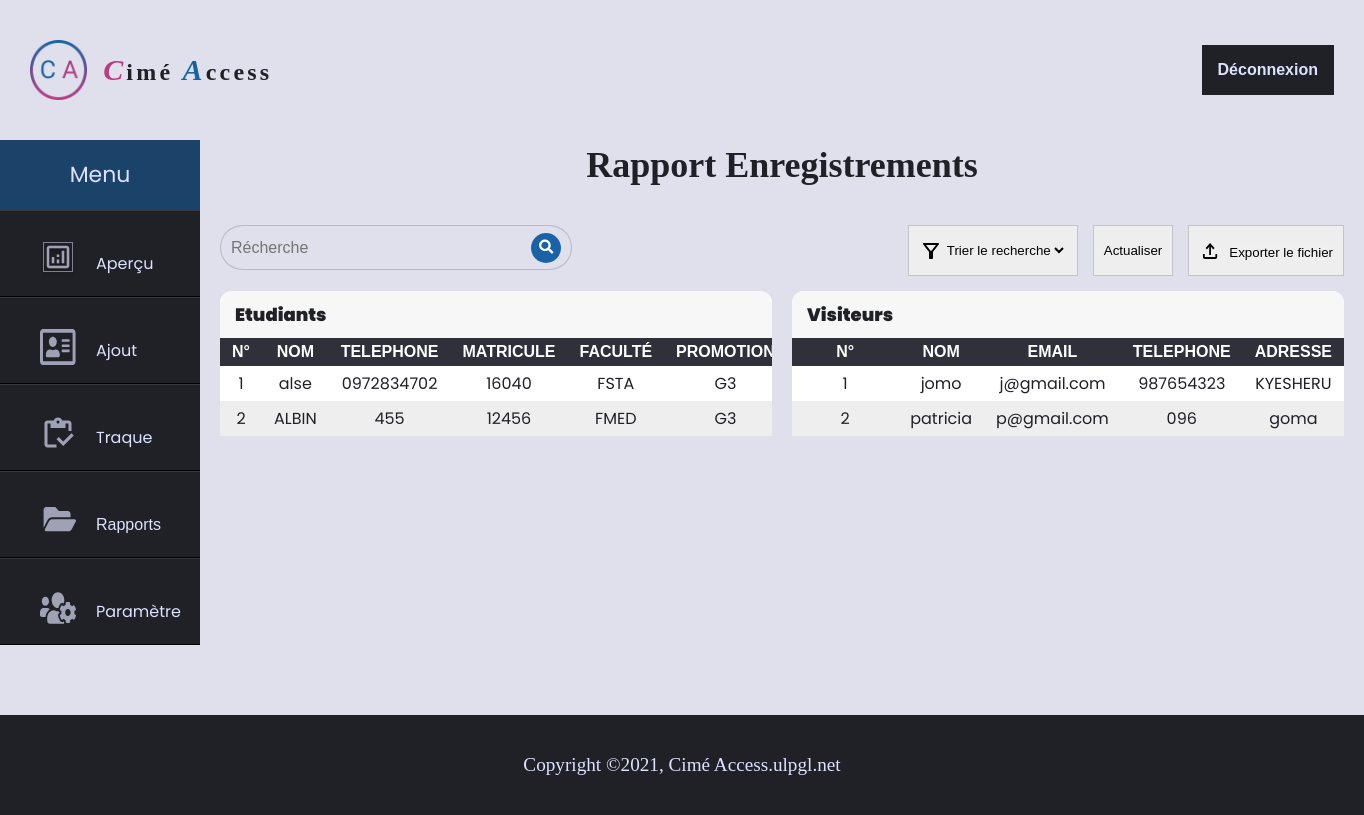
Before: /reportEnregistrement.php with the older database file.
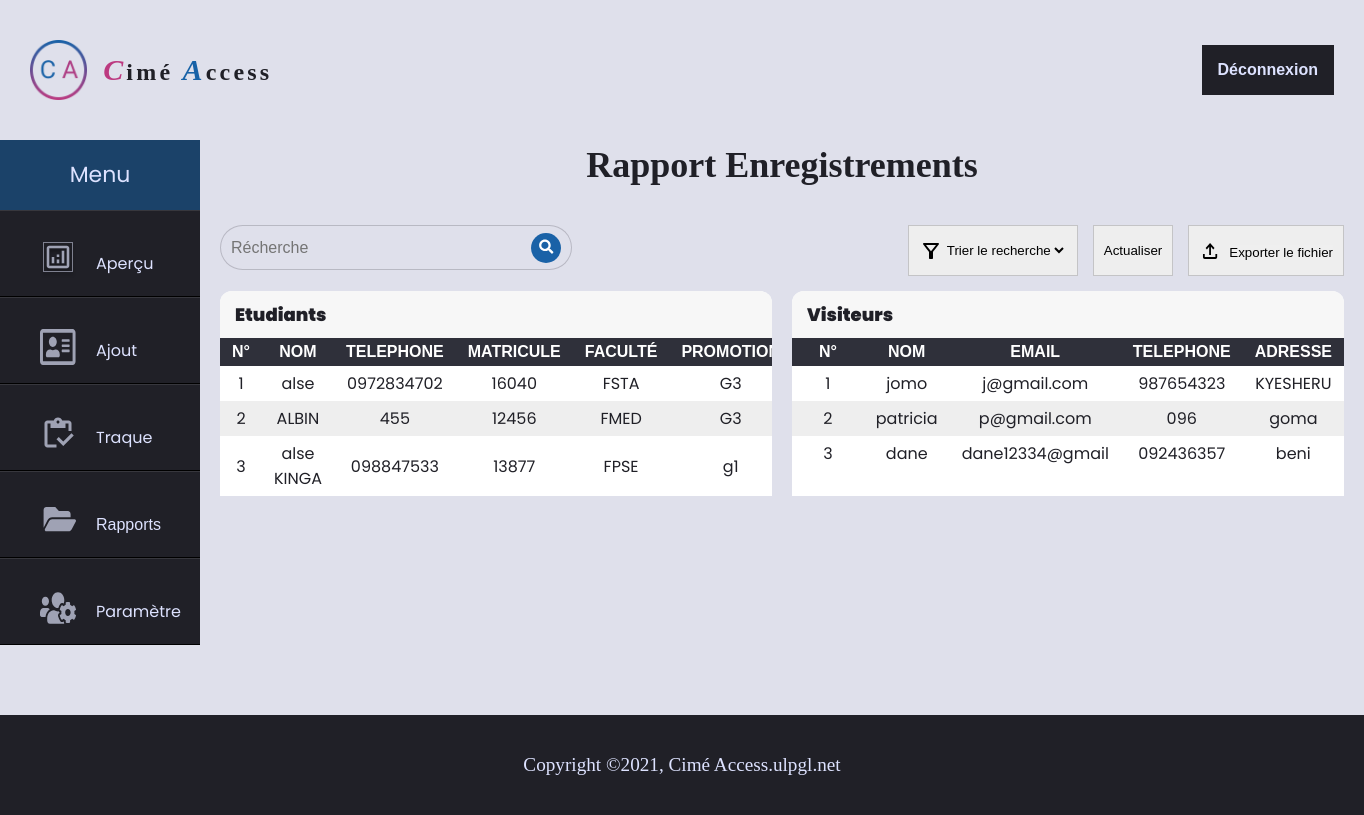
After: the same page with the newer database file.
### tables this page shows
CREATE TABLE `register_student` (
  `studentId` int(11) NOT NULL,
  `studentName` varchar(128) NOT NULL,
  `studentEmail` varchar(128) NOT NULL,
  `telephone` varchar(128) NOT NULL,
  `matricule` varchar(128) NOT NULL,
  `faculty` varchar(128) NOT NULL,
  `promotion` varchar(128) NOT NULL
);

CREATE TABLE `register_guest` (
  `guestId` int(11) NOT NULL,
  `guestName` varchar(128) NOT NULL,
  `guestEmail` varchar(128) NOT NULL,
  `telephone` varchar(128) NOT NULL,
  `Adresse` varchar(128) NOT NULL
);

### reportEnregistrement.php (the view, shortened to what this page needs)
<!DOCTYPE html>
<?php
    include_once 'backend/db.php';
    $token = null;
    $query= null;
?>
<html lang="en">
<head>
    <link rel="stylesheet" href="css/styles.css">
    <link rel="stylesheet" href="css/report.css">
    <link rel="stylesheet" href="css/menu.css">
</head>
<body class="main-contents">
    <header class="main-header">
        <a href="/" class="logo">
            <img src="img/logo.png">
            <div class="logo-text"><i class="a">C</i>imé <i class="b">A</i>ccess</div>
        </a>
        <nav class="main-nav">
            <button class="deconect menu"><a href="index.php">Déconnexion</a></button>
        </nav>
    </header>
    <main class="main">
        <?php
            include_once 'layout/menu.php';
        ?>
        <section class="center_box">
            <h1 class="title">Rapport Enregistrements</h1>
            <div class="contentContainer">
                <div class="content_header">
                    <form method = 'GET'>
                        <div class="search_bar">
                            <input type="text" class="search_txt" name="search" placeholder="Récherche">
                            <button type="submit" class="search_box"><i><img src="img/icon/search.svg" class="search" alt="icon"></i></button>
                        </div>
                        <div class="headerBotton">
                            <div class="btn1">
                                <img src="img/icon/filter.svg" alt="icon">
                                <select name='table'>
                                    <option value="#">Trier le recherche</option>
                                </select>
                        </div>
                    </form>
                    <div class="right_header_btn">
                        <button name="actualise" class="btn1" type="report.php">Actualiser</button>
                        <div class="btn1">
                            <img src="img/icon/export.svg" class="icon" alt="icon">
                            <a href="backend/exporterSaveStudent.php">
                            <button name="export" type="button" >Exporter le fichier</button></a>
                        </div>
                    </div>
                </div>
                <div class="main_content">
                    <div class="table">
                        <h3 class="table_title">Etudiants</h3>
                        <table class="table_data">
                            <tr>
                            <th>N°</th>
                        <th>Nom</th>
                        <th>telephone</th>
                        <th>Matricule</th>
                        <th>Faculté</th>
                        <th>Promotion</th>
                            </tr>
                            <?php
                                    if($token != 1){
                                        $query2 = "SELECT * FROM `register_student` ORDER BY studentId ";
                                        $query_run2= mysqli_query( $conn,$query2);
                                    }elseif($token == 1) {
                                        $query_run2= mysqli_query( $conn, $query);
                                    }
                                if(mysqli_num_rows($query_run2)>0){
                                    $id=0;
                                    foreach($query_run2 as $items1){
                                        $id++;
                            ?>
                                        <tr>
                                    <td> <?php echo  $id ;?> </td>
                                    <td> <?php echo $items1 ['studentName']  ;?> </td>
                                    <td> <?php echo $items1 ['telephone'] ; ?> </td>
                                    <td> <?php echo $items1 ['matricule'] ;?> </td>
                                    <td> <?php echo $items1 ['faculty']  ;?> </td>
                                    <td> <?php echo $items1 ['promotion']  ;?> </td>
                                </tr>
                                <?php
                                    }
                                }
                                ?>
                        </table>
                    </div>
                    <div class="table">
                        <h3 class="table_title">Visiteurs</h3>
                        <table class="table_data">
                            <tr>
                                <th>N°</th>
                                <th>Nom</th>
                                <th>email</th>
                                <th>telephone</th>
                                <th>adresse</th>
                            </tr>
                            <?php
                                        if($token != 2){
                                            $query1 = "SELECT * FROM `register_guest` ORDER BY guestId ";
                                            $query_run1= mysqli_query( $conn, $query1);
                                        }elseif($token == 2) {
                                            $query_run1= mysqli_query( $conn, $query);
                                        }
                                    if(mysqli_num_rows($query_run1)>0){
                                        $id=0;
                                        foreach($query_run1 as $items1){
                                            $id++;
                                    ?>
                                            <tr>
                                        <td> <?php echo  $id;?> </td>
                                        <td> <?php echo $items1 ['guestName']  ;?> </td>
                                        <td> <?php echo $items1 ['guestEmail']  ;?> </td>
                                        <td> <?php echo $items1 ['telephone']  ;?> </td>
                                        <td> <?php echo $items1 ['Adresse'] ; ?> </td>
                                    </tr>
                                    <?php
                                        }
                                    }
                                    ?>
                        </table>
                    </div>
                </div>
            </div>
        </section>
    </main>
    <?php
        include_once 'layout/footer.php';
    ?>
</body>
</html>

### layout/menu.php (shortened to what this page needs)
<div class="menu">
    <header class="menu_title">Menu</header>
    <ul>
        <li><i><img src="img/icon/analytics.svg" alt="icon"></i><a href="admin.php">Aperçu</a></li>
        <li><i><img src="img/icon/register.svg" alt="icon"></i><a href="studentRegister.php">Ajout</a></li>
        <li><i><img src="img/icon/traque.svg" alt="icon"></i><a href="traque.php">Traque</a></li>
        <li class="dropdown" data-dropdown>
            <i><img src="img/icon/folder.svg"alt="icon"></i>
            <button class="bntDropdown" data-dropdown-button>Rapports</button>
        </li>
        <li><i><img src="img/icon/settings.svg" alt="icon"></i><a href="parameter.php">Paramètre</a></li>
    </ul>
</div>

### layout/footer.php (shortened to what this page needs)
<footer class="footer">
    <p> Copyright &#xa9;2021, Cimé Access.ulpgl.net</p>
</footer>

### css/styles.css (style rules this page uses)
*, *::before, *::after { box-sizing: border-box; text-decoration: none; outline: none; border:none; transition: all .2s linear; }
html { overflow-x: hidden; }
body { padding: 0; margin: 0; background-color: #dfe0ebb0; font-family: Poppins, sans-serif; font-size: 1.2rem; color: #202027; min-height: 100vh; }
button a { text-decoration: none; color: #DDE2FF; }
.logo { display: flex; align-items: center; font-size: 1.25em; color: inherit; text-decoration: none; }
.logo img { height: 60px; height: 60px; }
.logo-text { font-family: poppin; margin-left: 1rem; letter-spacing: 0.2rem; font-weight: 900; }
.logo-text .a { font-size: 30px; color: #1762A7; color: #BC3A80; text-transform: uppercase; }
.logo-text .b { font-size: 30px; color: #1762A7; text-transform: uppercase; }
.main-nav button { display: flex; margin: 0; padding: 0; list-style: none; color: inherit; padding: 1rem; background-color: #202027; color: #DDE2FF; border: none; outline: none; cursor: pointer; font-weight: bold; font-size: 16px; }
.main-nav button a { text-decoration: none; }
.main-header { display: flex; justify-content: space-between; align-items: center; height: 140px; }
.title { font-weight: 500; font-family: poppin; font-size: 4rem; margin-top: 0; margin-bottom: 2rem; }

### css/report.css (style rules this page uses)
* { margin: 0; padding: 0; list-style: none; text-decoration: none; }
:root { --menu_color: #DDE2FF; --icon_color: #DFE0EB; --main_title_color:#9FA2B4; --box-shadow:0 .5rem 1rem rgba(0,0,0,.2); --border-radus:5px; --background: #dfe0ebb0; }
.main-header { margin-left: 30px; margin-right: 30px; }
.main-header .main-nav button { color: var(--menu_color); }
.main-contents { background-color: var(--icon_color); color: #202027; display: flex; flex-direction: column; }
.main-header { display: flex; justify-content: space-between; align-items: center; height: 140px; }
.main-contents .main { flex: 1; display: flex; }
.center_box { flex: 1; display: flex; flex-direction: column; gap: 15px; }
.center_box .title { margin: 0; padding: 15px; font-size: 36px; font-weight: bold; font-family: poppin; height: 50px; display: flex; justify-content: center; align-items: center; }
.contentContainer { flex: 1; display: flex; flex-direction: column; margin: 20px; gap: 20px; }
.content_header form { display: flex; justify-content: space-between; margin-bottom: 15px; }
.right_header_btn { display: flex; }
.headerBotton { display: flex; }
.headerBotton .btn1 { margin-left: 15px; display: flex; justify-content: center; align-items: center; background-color: #eee; padding: 10px; border: 1px solid #20202734; cursor: pointer; }
.headerBotton .btn1 select { cursor: pointer; background-color: #eee; }
.headerBotton .btn1 .icon { margin-right: 8px; }
.search_bar { background: var(--background); height: 45px; border-radius: 40px; border: 1px solid #20202734; padding: 10px; display: flex; align-items: center; margin: 0; }
.search_box { color: #fff; float: right; width: 30px; height: 30px; border-radius: 50%; background: #1A62A7; display: flex; justify-content: center; align-items: center; }
.search_box .search { height: 15px; width: 15px; }
.search_txt { border: none; background: none; outline: none; float: left; padding: 0; color: #000; font-size: 16px; transition: 0.4s; line-height: 40px; width: 300px; }
.main_content { display: flex; gap: 20px; }
.table { width: 100%; background-color: #fff; overflow: hidden; border-radius: 12px 12px 0 0; }
.table .table_title { padding: 10px; margin:0px; font-weight: 900; font-size: 18px; padding-left: 15px; background-color: #f7f7f7; }
.table table { border-collapse: collapse; border-spacing: 0; text-align: center; }
.table table th { background-color: #2f303a; text-transform: uppercase; color: white; font-size: 16px; padding: 8px; font-family: poppin, sans-serif; }
.table table th, td { padding: 5px 12px; width: 100%; }
.table table td { font-size: 16px; }
.table table tr:nth-child(odd) { background-color: #eee; }
.footer p { font-family: poppin; background-color: #202027; color: var(--menu_color); height: 100px; font-weight: 500; width: 100%; display: flex; justify-content: center; align-items: center; margin-top: 20px; bottom: 0; }

Changed rows visible on the page:
added register_student: studentName "alse KINGA", telephone "098847533", matricule "13877", faculty "FPSE", promotion "g1"
added register_guest: guestName "dane", guestEmail "dane12334@gmail", telephone "092436357", Adresse "beni"
